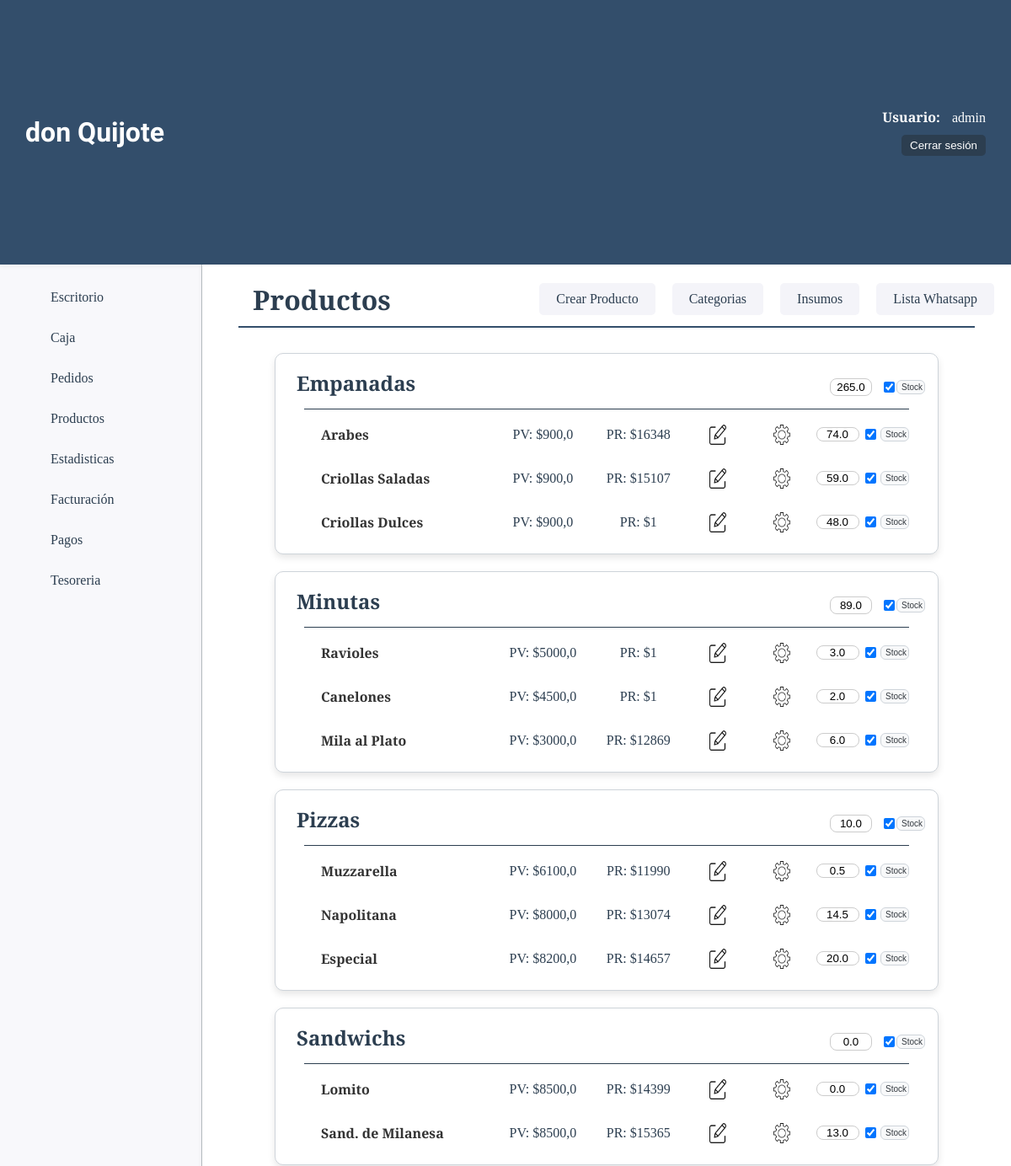
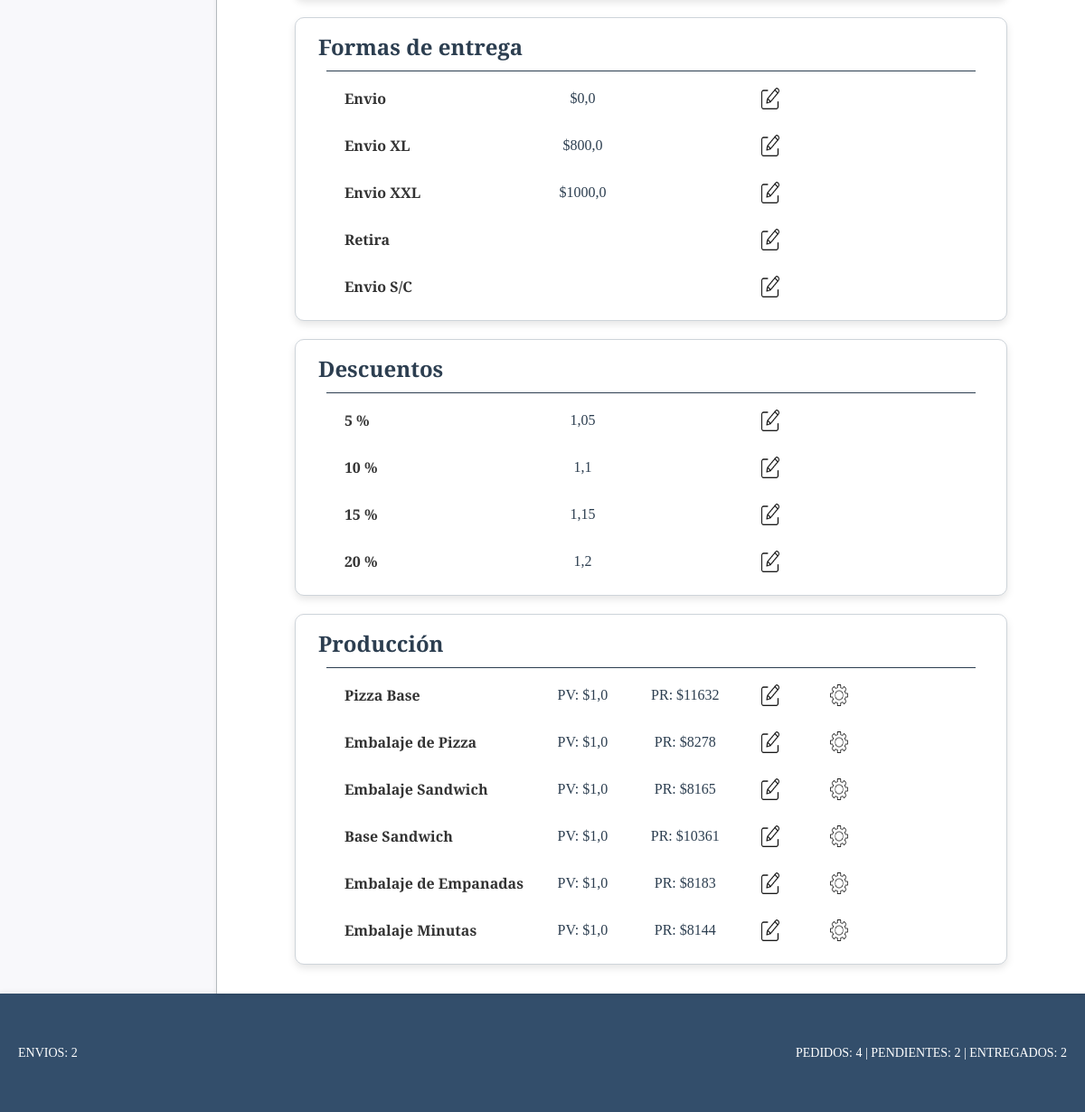
The page /productos/ (signed in) on the database its author committed (2 pictures, top to bottom).
### productos/models.py (models this page shows, shortened)
class ProductoCategoria(models.Model):
    nombre=models.CharField(max_length=50)
    estado=models.BooleanField(default=True)
    cantidad=models.FloatField(default=99, verbose_name="Cantidad")
    stock=models.BooleanField(default=True, verbose_name="Stock")

class Producto(models.Model):
    nombre=models.CharField(max_length=50, verbose_name="Nombre")
    categoria=models.ForeignKey(ProductoCategoria, on_delete=models.CASCADE, verbose_name="Categoría")
    descripcion=models.CharField(max_length=200, blank=True, null=True, verbose_name="Descripción")
    precio_unit=models.FloatField(verbose_name="P. Unitario")
    precio_media=models.FloatField(blank=True, null=True, verbose_name="P. Media")
    precio_doc=models.FloatField(blank=True, null=True, verbose_name="P. Docena")
    precio_rec = models.FloatField(default=1, verbose_name="Precio Recomendado")
    cantidad= models.FloatField(default=99, verbose_name="Cantidad")
    stock=models.BooleanField(default=True, verbose_name="Stock")
    def __str__(self):
        return self.nombre

### pedido/models.py (models this page shows, shortened)
class FormaEntrega(models.Model):
    forma_entrega = models.CharField(max_length=50)
    precio = models.FloatField(null=True, blank=True)
    envio = models.BooleanField()
    class Meta:
        db_table = "formaentrega"
        verbose_name = "Forma de entrega"

class Descuentos(models.Model):
    descuento = models.CharField(max_length=50)
    precio = models.FloatField(null=True, blank=True)
    class Meta:
        db_table = "descuento"
        verbose_name = "Descuento"

### productos/views.py (the view)
# urls.py: path('', views.home, name="home"),
@login_required
def home(request):
    productos = Producto.objects.select_related('categoria').order_by('categoria__nombre').all()
    categorias = ProductoCategoria.objects.all()
    forma_entrega = FormaEntrega.objects.all()
    descuentos = Descuentos.objects.all()
    precio_recomendado()
    forms_por_producto = {producto.id: CantProductoForm(instance=producto) for producto in productos}
    forms_por_categoria = {categoria.id: CantCategoriaForm(instance=categoria) for categoria in categorias}
    context = {
        'object_list': productos,
        'categorias': categorias,
        'forma_entrega': forma_entrega,
        'descuentos': descuentos,
        'forms_por_producto': forms_por_producto,
        'forms_por_categoria': forms_por_categoria,
    }
    return render(request, 'productos/index.html', context)

### productos/models.py (called while the page is built)
    def __str__(self):
        return self.nombre

### productos/templatetags/custom_tags.py (called while the page is built)
@register.filter
def get_item(dictionary, key):
    return dictionary.get(key)

### productos/templates/productos/index.html (shortened to what this page needs)
{% extends 'core/base.html' %}
{% load static %}
{% load custom_tags %}
{% block css %}
<link rel="stylesheet" href="{% static 'productos/css/styles.css' %}">
{% endblock css %}
{% block titulo %}
{% include 'core/components/encabezado.html' with titulo_texto="Productos" %}
{% endblock titulo %}
{% block main %}
<section class="categorias-container">
    {% regroup object_list by categoria.nombre as categorias_productos %}
    {% for categoria in categorias_productos %}
        {% with categoria.grouper as nombre_categoria %}
            {% for cat in categorias %}
                {% if cat.nombre == nombre_categoria and cat.estado and cat.nombre != "Producción" %}
                    <div class="card">
                        <div class="titulo-producto">
                            <div class="cont-titulo">
                                <h1 class="categoria-titulo">{{ nombre_categoria }} </h1>
                            </div>
                            <form class="cat-cant-stk" method="post" action="{% url 'productos:actualizar_cantidad_cat' cat.id %}">
                                {% with form=forms_por_categoria|get_item:cat.id %}
                                <div class="cat-cant-opc">
                                    {{ form.cantidad }}
                                </div>
                                <div class="cat-stock">
                                    {{ form.stock }}
                                </div>
                                {% endwith %}
                                <button class="btn-act" type="submit">Stock</button>
                            </form>
                        </div>
                        <hr class="categoria-hr">
                        {% for producto in categoria.list %}
                            <div class="productos">
                                <p class="producto-nombre">{{ producto.nombre }}</p>
                                <p class="producto-precio">PV: ${{ producto.precio_unit }}</p>
                                <p class="producto-precio-rec">PR: ${{ producto.precio_rec|floatformat:0 }}</p>
                                <div class="producto-opc">
                                    <a href="{% url 'productos:productos_update' producto.id %}">
                                        <img class="icono-opc" src="{% static 'productos/img/editar.webp' %}" alt="Editar Producto">
                                    </a>
                                </div>
                                <div class="producto-config">
                                    <a href="{% url 'productos:agregar_insumos_producto' producto.id %}">
                                        <img class="icono-opc" src="{% static 'productos/img/config.png' %}" alt="Editar Producto">
                                    </a>
                                </div>
                                <form class="form-cantidad" method="post" action="{% url 'productos:actualizar_cantidad_prod' producto.id %}">
                                    {% with form=forms_por_producto|get_item:producto.id %}
                                    <div class="producto-cant-opc">
                                        {{ form.cantidad }}
                                    </div>
                                    <div class="producto-stock">
                                        {{ form.stock }}
                                    </div>
                                    {% endwith %}
                                    <button class="btn-act" type="submit">Stock</button>
                                </form>
                            </div>
                        {% endfor %}
                    </div>
                {% endif %}
            {% endfor %}
        {% endwith %}
    {% endfor %}
    <div class="card">
        <h1 class="categoria-titulo">Formas de entrega</h1>
        <hr class="categoria-hr">
        {% for entrega in forma_entrega %}
            <div class="productos">
                <p class="producto-nombre">{{ entrega.forma_entrega }}</p>
                {% if entrega.precio != None %}
                    <p class="producto-precio">${{ entrega.precio }}</p>
                {% endif %}
                <div class="producto-opc">
                    <a href="{% url 'pedido:formaentrega_update' entrega.id %}">
                        <img class="icono-opc" src="{% static 'productos/img/editar.webp' %}" alt="Editar Producto">
                    </a>
                </div>
            </div>
        {% endfor %}
    </div>
    <div class="card">
        <h1 class="categoria-titulo">Descuentos</h1>
        <hr class="categoria-hr">
        {% for descuento in descuentos %}
            <div class="productos">
                <p class="producto-nombre">{{ descuento.descuento }}</p>
                {% if descuento.precio != None %}
                    <p class="producto-precio">{{ descuento.precio }}</p>
                {% endif %}
                <div class="producto-opc">
                    <a href="{% url 'pedido:descuentos_update' descuento.id %}">
                        <img class="icono-opc" src="{% static 'productos/img/editar.webp' %}" alt="Editar Producto">
                    </a>
                </div>
            </div>
        {% endfor %}
    </div>
    {% for categoria in categorias_productos %}
        {% with categoria.grouper as nombre_categoria %}
            {% for cat in categorias %}
                {% if cat.nombre == nombre_categoria and cat.estado and cat.nombre == "Producción" %}
                    <div class="card">
                        <h1 class="categoria-titulo">{{ nombre_categoria }}</h1>
                        <hr class="categoria-hr">
                        {% for producto in categoria.list %}
                            <div class="productos">
                                <p class="producto-nombre">{{ producto.nombre }}</p>
                                <p class="producto-precio">PV: ${{ producto.precio_unit }}</p>
                                <p class="producto-precio-rec">PR: ${{ producto.precio_rec|floatformat:0 }}</p>
                                <div class="producto-opc">
                                    <a href="{% url 'productos:productos_update' producto.id %}">
                                        <img class="icono-opc" src="{% static 'productos/img/editar.webp' %}" alt="Editar Producto">
                                    </a>
                                </div>
                                <div class="producto-config">
                                    <a href="{% url 'productos:agregar_insumos_producto' producto.id %}">
                                        <img class="icono-opc" src="{% static 'productos/img/config.png' %}" alt="Editar Producto">
                                    </a>
                                </div>
                            </div>
                        {% endfor %}
                    </div>
                {% endif %}
            {% endfor %}
        {% endwith %}
    {% endfor %}
</section>
{% endblock main %}

### core/templates/core/components/header.html (shortened to what this page needs)
<header class="header-container">
    <h1 class="title">don Quijote</h1>
    {% if user.is_authenticated %}
    <div class="usuario-logout">
        <div class="list-link">
            <span class="usuario-label">Usuario:</span>
            <span class="usuario-nombre">{{ user.username }}</span>
        </div>
        <form action="{% url 'core:logout' %}" method="post">
            <button type="submit" class="btn-logout">Cerrar sesión</button>
        </form>
    </div>
    {% else %}
    <div class="list-link">
        <a class="header-link-app" href="{% url 'core:login' %}">Login</a>
    </div>
    {% endif %}
</header>

### core/static/core/css/styles.css (style rules this page uses)
* { padding: 0; margin: 0; box-sizing: border-box; }
body { font-family: 'Merriweather', serif; color: #333; background-color: #f4f4f9; }
.header-container { background-color: #334e6b; height: 12vh; width: 100%; display: flex; align-items: center; justify-content: space-between; padding: 0 30px; box-shadow: 0 2px 5px rgba(0, 0, 0, 0.1); }
.title { color: #fff; font-family: 'Poetsen One', sans-serif; font-size: 32px; }
.usuario-logout { display: flex; flex-direction: column; align-items: end; }
.list-link { margin-left: 20px; }
.usuario-label { color: #fff; font-weight: bold; margin-right: 10px; }
.usuario-nombre { color: #fff; }
.btn-logout { padding: 5px 10px; background-color: #2C3E50; color: #fff; border: none; border-radius: 5px; cursor: pointer; transition: background-color 0.3s ease; text-decoration: none; }
.list-link { position: relative; margin-bottom: 10px; }
.card { padding: 15px; border: 1px solid #ced4da; border-radius: 10px; background-color: #ffffff; box-shadow: 0 4px 8px rgba(0, 0, 0, 0.1); }
.icono-opc { width: 20px; height: 20px; transition: transform 0.3s ease; }

### productos/static/productos/css/styles.css (style rules this page uses)
.categorias-container { width: 90%; margin: 0 auto; padding: 20px; display: flex; flex-direction: column; gap: 20px; }
.titulo-producto { display: flex; justify-content: space-between; height: 50px; }
.cont-titulo { display: flex; align-items: center; }
.categoria-titulo { font-size: 24px; color: #2C3E50; font-family: 'Merriweather', serif; margin-bottom: 10px; margin-left: 10px; }
.cat-cant-stk { width: 15%; display: flex; justify-content: space-around; align-items: center; }
.cat-cant-opc { height: 60%; display: flex; align-items: center; }
.cat-cant { width: 80%; height: 70%; text-align: center; border: 1px solid #ccc; border-radius: 8px; }
.cat-stock { width: 40%; height: 100%; display: flex; justify-content: space-around; align-items: center; }
.categoria-hr { width: 95%; height: 1px; border: none; background-color: #2C3E50; margin: 0 auto 5px; }
.productos { margin-top: 8px; display: grid; grid-template-columns: 30% 15% 15% 10% 10% 15%; grid-template-areas: "nom prc prcr opc cnf frm"; align-items: center; padding: 10px 0; justify-content: center; }
.producto-nombre { grid-area: nom; font-size: 16px; font-weight: 600; padding-left: 20px; }
.producto-precio { grid-area: prc; font-size: 16px; text-align: center; color: #2C3E50; }
.producto-precio-rec { grid-area: prcr; font-size: 16px; text-align: center; color: #2C3E50; }
.producto-opc { grid-area: opc; display: flex; justify-content: space-around; }
.producto-config { grid-area: cnf; display: flex; justify-content: space-around; }
.form-cantidad { grid-area: frm; display: flex; justify-content: space-around; }
.producto-cant-opc { width: 50%; height: 100%; display: flex; justify-content: space-around; }
.producto-stock { width: 20%; display: flex; justify-content: space-around; }
.btn-act { width: 30%; background-color: #f8f9fa; color: #343a40; border: 1px solid #ced4da; padding: 2px 5px; border-radius: 6px; font-size: 10px; cursor: pointer; transition: all 0.3s ease; }
.producto-cant { width: 90%; height: 100%; text-align: center; border: 1px solid #ccc; border-radius: 8px; display: flex; justify-content: space-around; }
.icono-opc { height: 100%; aspect-ratio: 1 / 1; transition: transform 0.3s ease; }

### rows shown on the page
ProductoCategoria: nombre "Empanadas", cantidad "265.0", stock "☑"
Producto: nombre "Arabes", precio_unit "900,0", precio_rec "16348", cantidad "74.0", stock "☑"
Producto: nombre "Criollas Saladas", precio_unit "900,0", precio_rec "15107", cantidad "59.0", stock "☑"
Producto: nombre "Criollas Dulces", precio_unit "900,0", precio_rec "1", cantidad "48.0", stock "☑"
ProductoCategoria: nombre "Minutas", cantidad "89.0", stock "☑"
Producto: nombre "Ravioles", precio_unit "5000,0", precio_rec "1", cantidad "3.0", stock "☑"
Producto: nombre "Canelones", precio_unit "4500,0", precio_rec "1", cantidad "2.0", stock "☑"
Producto: nombre "Mila al Plato", precio_unit "3000,0", precio_rec "12869", cantidad "6.0", stock "☑"
ProductoCategoria: nombre "Pizzas", cantidad "10.0", stock "☑"
Producto: nombre "Muzzarella", precio_unit "6100,0", precio_rec "11990", cantidad "0.5", stock "☑"
Producto: nombre "Napolitana", precio_unit "8000,0", precio_rec "13074", cantidad "14.5", stock "☑"
Producto: nombre "Especial", precio_unit "8200,0", precio_rec "14657", cantidad "20.0", stock "☑"
ProductoCategoria: nombre "Sandwichs", cantidad "0.0", stock "☑"
Producto: nombre "Lomito", precio_unit "8500,0", precio_rec "14399", cantidad "0.0", stock "☑"
Producto: nombre "Sand. de Milanesa", precio_unit "8500,0", precio_rec "15365", cantidad "13.0", stock "☑"
FormaEntrega: forma_entrega "Envio", precio "0,0"
FormaEntrega: forma_entrega "Envio XL", precio "800,0"
FormaEntrega: forma_entrega "Envio XXL", precio "1000,0"
FormaEntrega: forma_entrega "Retira"
FormaEntrega: forma_entrega "Envio S/C"
Descuentos: descuento "5 %", precio "1,05"
Descuentos: descuento "10 %", precio "1,1"
Descuentos: descuento "15 %", precio "1,15"
Descuentos: descuento "20 %", precio "1,2"
ProductoCategoria: nombre "Producción"
Producto: nombre "Pizza Base", precio_unit "1,0", precio_rec "11632"
Producto: nombre "Embalaje de Pizza", precio_unit "1,0", precio_rec "8278"
Producto: nombre "Embalaje Sandwich", precio_unit "1,0", precio_rec "8165"
Producto: nombre "Base Sandwich", precio_unit "1,0", precio_rec "10361"
Producto: nombre "Embalaje de Empanadas", precio_unit "1,0", precio_rec "8183"
Producto: nombre "Embalaje Minutas", precio_unit "1,0", precio_rec "8144"

### other values the page prints
{{ user.username }} "admin"
{{ titulo_texto }} "Productos"
{{ cant_envios }} "2"
{{ cant_pedidos }} "4"
{{ cant_pendientes }} "2"
{{ cant_entregados }} "2"
